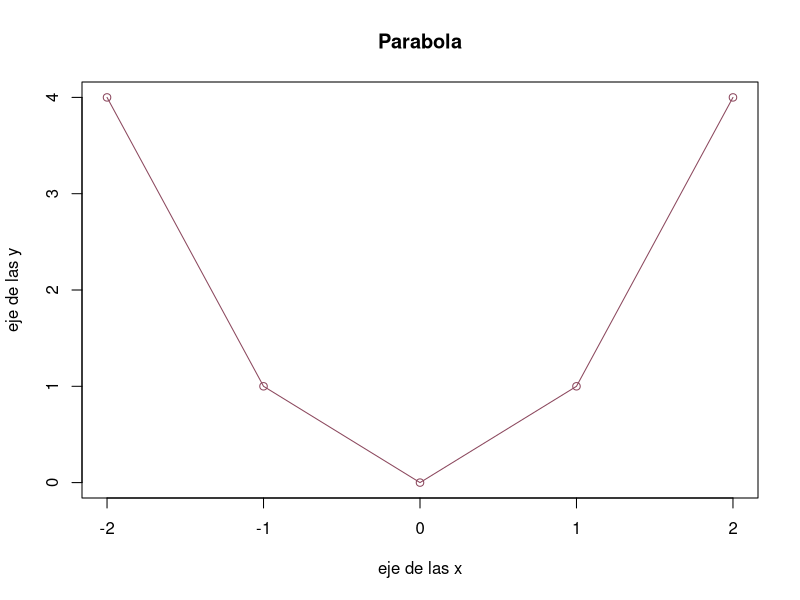
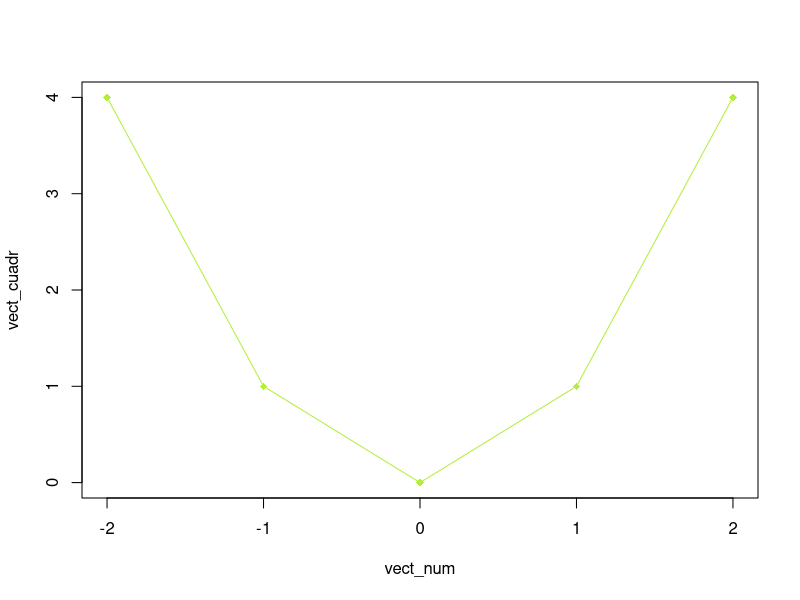
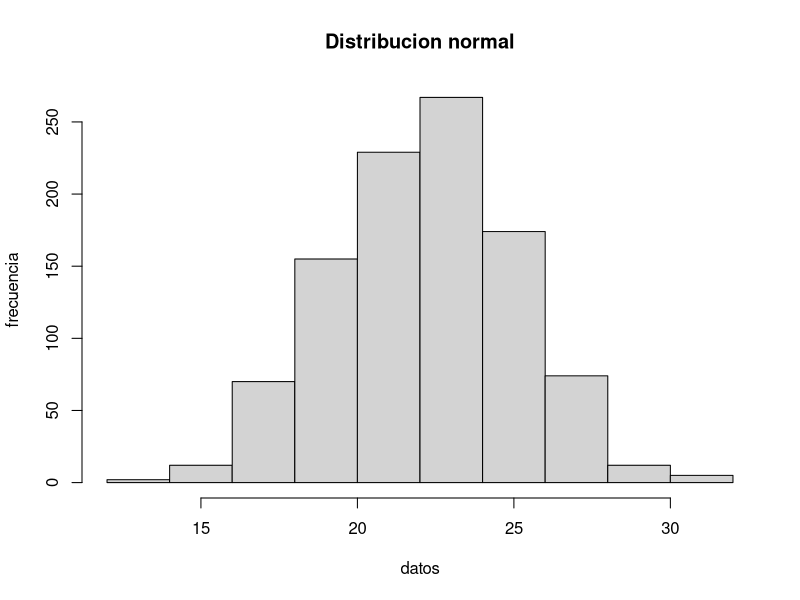
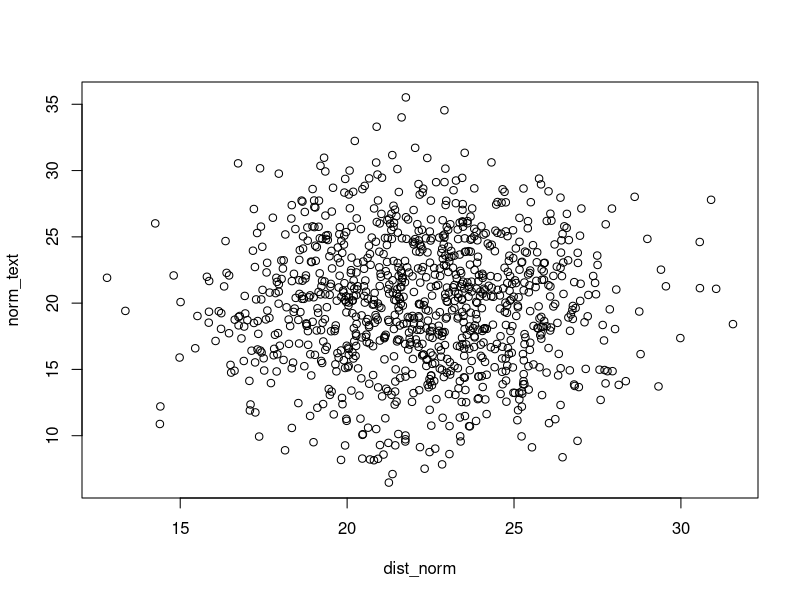
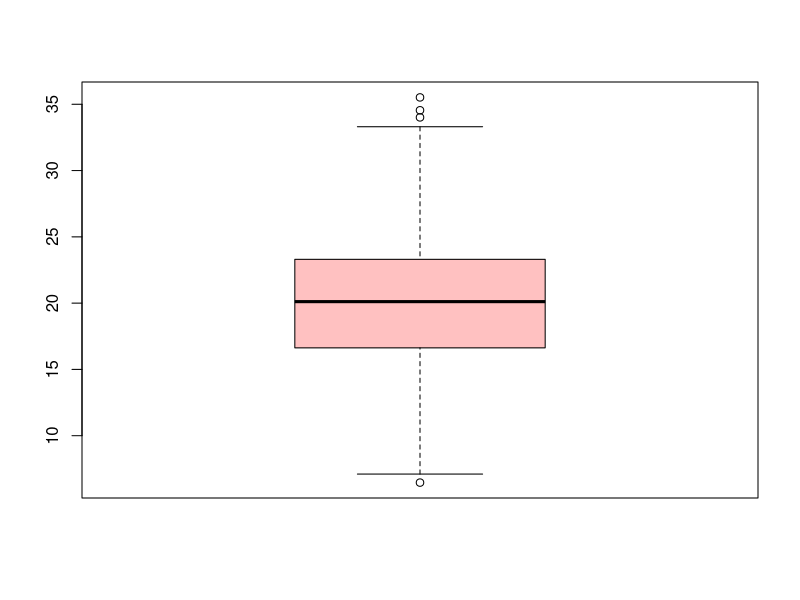

Generate these figures, in order, with R:
## ---- chunk 1
knitr::opts_chunk$set(echo = TRUE)
## ---- chunk 2
vect_num <- c(-2, -1, 0, 1, 2)
vect_num 
## ---- chunk 3
vect_cuadr <- c(vect_num^2)
## ---- chunk 4
plot(vect_num,vect_cuadr, type = "o", xlab = "eje de las x", ylab = "eje de las y", main = "Parabola", col= "palevioletred4")
plot(vect_num,vect_cuadr,pch=18,col= "olivedrab2",type="o")
## ---- chunk 5
dist_norm <- rnorm(1000,22,3)
## ---- chunk 6
hist(dist_norm, main = "Distribucion normal", xlab = "datos", ylab = "frecuencia" )
## ---- chunk 7
norm_text <- rnorm(1000,20,5)
## ---- chunk 8
plot(dist_norm, norm_text)
## ---- chunk 9
boxplot(norm_text, col = "rosybrown1")

colors()

